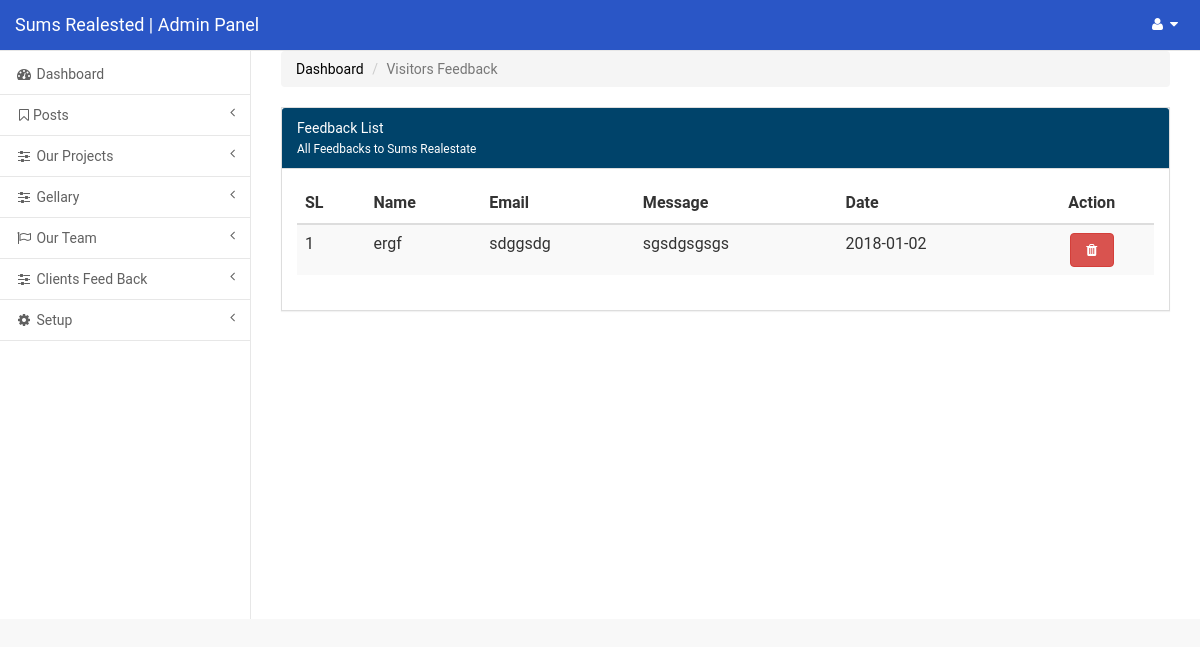
Page /index.php/admin/feedback on the committed database.
### tables this page shows
CREATE TABLE `contact` (
  `id` varchar(255) NOT NULL,
  `name` varchar(255) NOT NULL,
  `email` varchar(100) NOT NULL,
  `message` text NOT NULL,
  `created_at` date DEFAULT NULL,
  `modified_at` datetime NOT NULL,
  `status` int(1) NOT NULL DEFAULT '1'
);

### application/controllers/admin.php (called while the page is built, shortened)
<?php
class Admin extends CI_Controller {
	function __construct()
	{
		$this->load->model('crud');
    }
public function feedback()
	{
		if(!isset($_GET['a'])) {
            $this->load->view('backend/header');
            $page_data['feedbacks'] = $this->db->get('contact')->result();
			$this->load->view('backend/feedback_list',$page_data);
			$this->load->view('backend/footer');
		}
	}
}

### index.php (called while the page is built, shortened)
<?php
require_once BASEPATH.'core/CodeIgniter.php';

### application/views/backend/feedback_list.php (the view)
<div id="page-wrapper">
    <div class="row">
        <div class="col-lg-12">
            <ol class="breadcrumb">
                <li><a href="<?php echo site_url('admin/index'); ?>">Dashboard</a></li>
                <li class="active">Visitors Feedback</li>
            </ol>
        </div>
    </div>
    <div class="row">
        <div class="col-lg-12">
            <div class="panel panel-default">
                <div class="panel-heading">
                    Feedback List <br>
                    <small>All Feedbacks to Sums Realestate</small>
                </div>
                <div class="panel-body">
                    <table class="table table-striped table-hover">
                        <thead>
                           <tr>
                                <th>SL</th>
                                <th>Name</th>
                                <th>Email</th>
                                <th>Message</th>
                                <th>Date</th>
                               <th class="text-center">Action</th>
                            </tr>
                        </thead>
                        <tbody>
                        <?php $counter = 0; foreach($feedbacks as $row) { $counter++;?>
                           <tr>
                                <td><?php echo $counter;?></td>
                                <td><?php echo $row->name;?></td>
                                <td><?php echo $row->email;?></td>
                                <td><?php echo $row->message;?></td>
                                <td><?php echo $row->created_at;?></td>
                                <td class="text-center">
                                                    <a onclick="return confirm('Are you sure you want to delete this feedback?')" href="<?php echo site_url('admin/feedback?a=delete&id='.$row->id); ?>" class="btn btn-danger" data-toggle="tooltip" data-placement="top" title="Delete">
                                                        <i class="fa fa-trash fa-fw"></i>
                                                    </a>
                                </td>
                            </tr>
                        </tbody>
                        <?php }  ?>
                    </table>
                </div>
            </div>
        </div>
    </div>
</div>

### rows in the picture
contact: name "ergf", email "sdggsdg", message "sgsdgsgsgs", created_at "2018-01-02"
